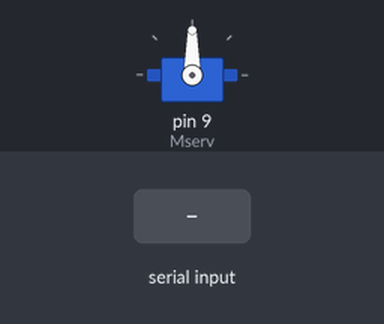
The sketch below on a simulated Arduino Uno, built with avr-gcc and run on an emulated ATmega328P. Parts: servo. The test bench sets the inputs (shaded band).

Above: at 1.2 s.
1.3 s: "30,150\n" received over Serial
At 2.5 s:
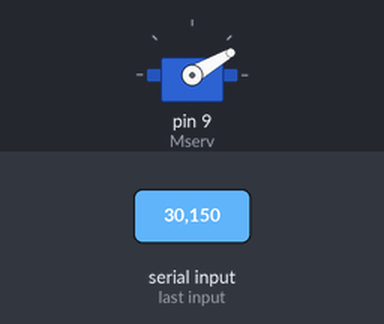
2.8 s: "5\n" received over Serial
At 3.5 s:
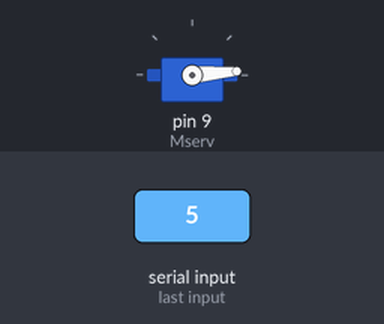
4.3 s: "200\n" received over Serial
At 4.7 s:
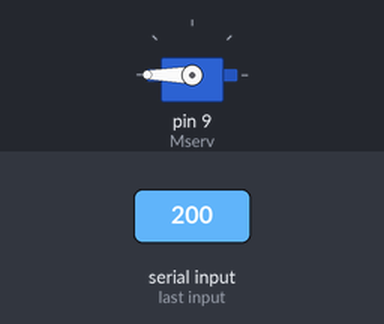
5.8 s: "90,45\n" received over Serial
At 7.1 s:
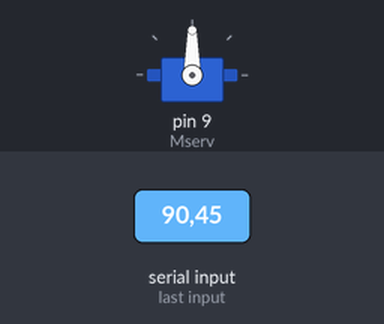
Timing chart, 0 to 8.3 s (numbered marks = the images above; inputs shaded):
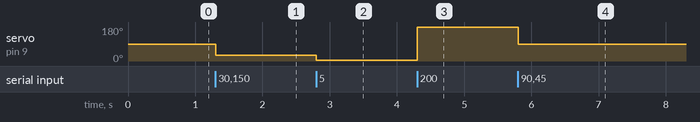

Measured:
- after the input at 1.3 s, servo on pin 9 (Mserv): 90° → 30° at once
- after the input at 2.8 s, servo on pin 9 (Mserv): 30° → 5° at once
- after the input at 4.3 s, servo on pin 9 (Mserv): 5° → 180° at once
- after the input at 5.8 s, servo on pin 9 (Mserv): 180° → 90° at once

The sketch:

sketch_oct05a.ino
```cpp
#include <Servo.h>

Servo Mserv;

void setup() {
  // put your setup code here, to run once:
  Mserv.attach(9);
  Serial.begin(9600);
}

void loop() {
  // put your main code here, to run repeatedly:
  if(Serial.available()){
    String type = Serial.readStringUntil('\n');
    int angle = type.toInt();
    Mserv.write(angle);
  }
}
```
